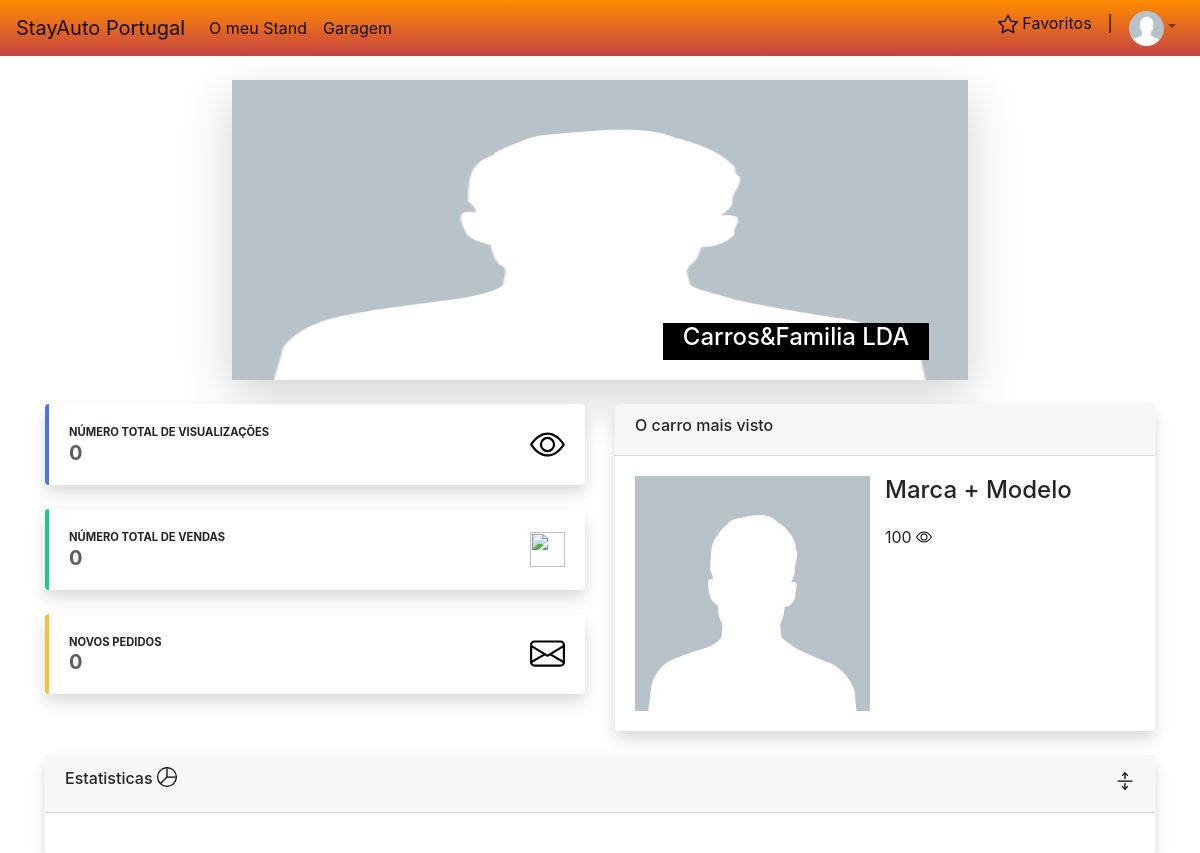
Page /User_Stand/Stand_Dashboard.php (signed in) on the earlier database version.
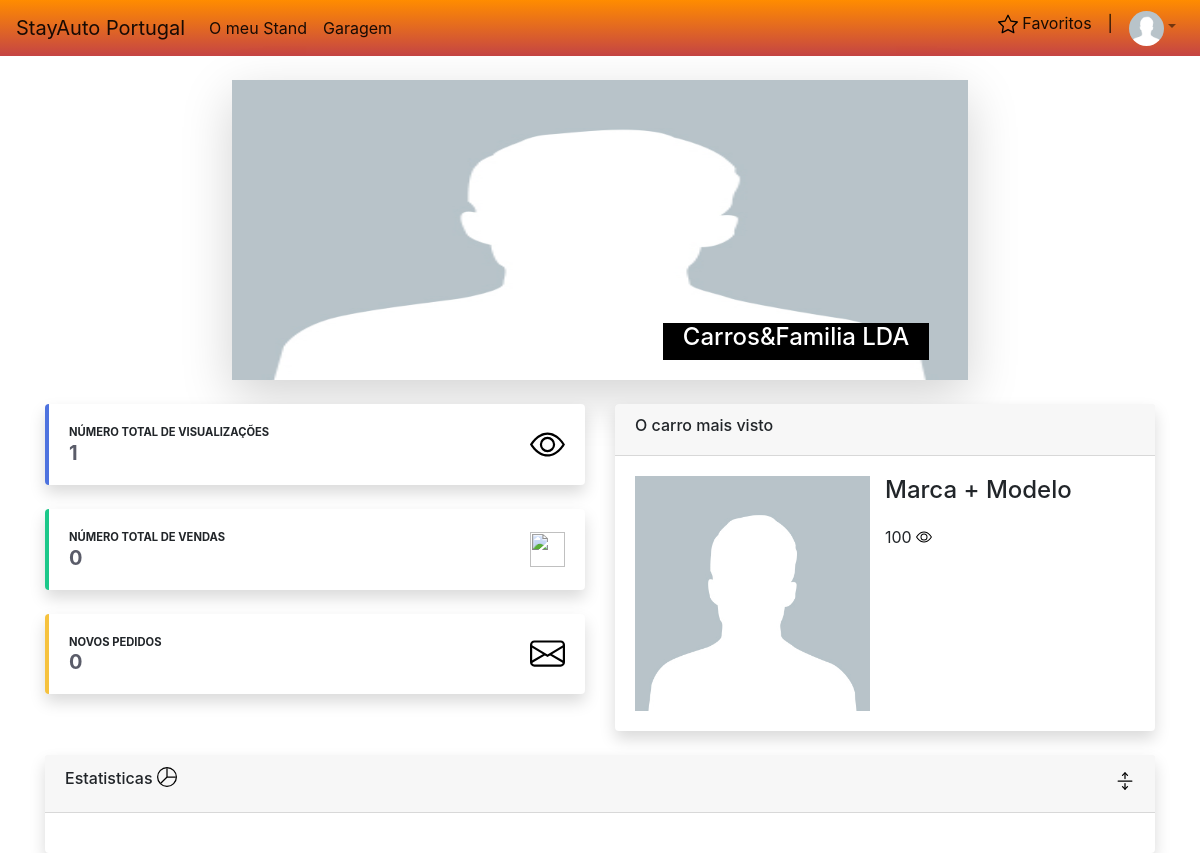
Same page on the later database version.
### tables this page shows
CREATE TABLE `stands` (
  `Stand_Id` int(11) NOT NULL,
  `User_Id` int(11) NOT NULL,
  `Phone` varchar(15) NOT NULL,
  `Adress` varchar(90) NOT NULL,
  `Locality` varchar(50) NOT NULL,
  `Name` varchar(50) NOT NULL,
  `Views` int(11) DEFAULT NULL,
  `CreatedStand` datetime NOT NULL DEFAULT CURRENT_TIMESTAMP,
  `UpdatedStand` datetime DEFAULT NULL ON UPDATE CURRENT_TIMESTAMP
);

### assets/stand_user.php (called while the page is built, shortened)
<?php
function returnStand($id, $con)
{
    if (isset($id)) {
        $sql = "SELECT * FROM Stands WHERE User_Id = '$id'";
        $Result = $con->query($sql);
        if ($Result->num_rows == 1) {
            if ($row = $Result->fetch_array()) {
                return $row;
            }
        } else {
            return null;
        }
    } else {
        return null;
    }
}

### User_Stand/Stand_Dashboard.php (the view, shortened to what this page needs)
<?php
include_once('../Public/config.php');
include_once('../assets/stand_user.php');
$data[] = returnStand($_SESSION['Id'], $con);
include("../includes/header.php");
include("../includes/menu.php");
?>
<div class="container-fluid">
    <div class="row">
        <div class="col-md-2 col-sm-1">
        </div>
        <div class="col-md-8 col-sm-10 mt-4">
            <img src="<?php echo ROOT_PATH . 'Public/Images/Profile/defult_user.jpg' ?>" alt="<?php echo $data[0]['Name'] ?>" id="photo" class="shadow-lg">
            <div class="bottom-right-stand mr-4">
                <h4><?php echo $data[0]["Name"] ?></h4>
            </div>
        </div>
        <div class="col-md-2 col-sm-1">
        </div>
    </div>
</div>
<div class="container mt-4">
    <div class="row">
        <div class="col-md">
            <div class="card shadow border-left-primary mb-4">
                <div class="card-body">
                    <div class="row aling-items-center no-gutters">
                        <div class="col mr-2">
                            <div class="text-uppercase font-weight-bold text-xs">
                                Número Total de Visualizações
                            </div>
                            <div class="text-dark font-weight-bold h5 mb-0">
                                <?php echo $data[0]["Views"]?>
                            </div>
                        </div>
                        <div class="col-auto text-gray">
                            <img src="<?= ROOT_PATH ?>icons/eye.svg" style="width: 35px; height: 35px;">
                        </div>
                    </div>
                </div>
            </div>
            <div class="card shadow border-left-success mb-4">
                <div class="card-body">
                    <div class="row aling-items-center no-gutters">
                        <div class="col mr-2">
                            <div class="text-uppercase font-weight-bold text-xs">
                                Número Total de Vendas
                            </div>
                            <div class="text-dark font-weight-bold h5 mb-0">
                                0
                            </div>
                        </div>
                        <div class="col-auto text-gray">
                            <img src="<?= ROOT_PATH ?>icons/euro.svg" style="width: 35px; height: 35px;">
                        </div>
                    </div>
                </div>
            </div>
            <div class="card shadow border-left-warning mb-4">
                <div class="card-body">
                    <div class="row aling-items-center no-gutters">
                        <div class="col mr-2">
                            <div class="text-uppercase font-weight-bold text-xs">
                                Novos Pedidos
                            </div>
                            <div class="text-dark font-weight-bold h5 mb-0">
                                0
                            </div>
                        </div>
                        <div class="col-auto text-gray">
                            <img src="<?= ROOT_PATH ?>icons/envelope.svg" style="width: 35px; height: 35px;">
                        </div>
                    </div>
                </div>
            </div>
        </div>
        <div class="col-md">
            <div class="card shadow">
                <div class="card-header">
                    <h6>O carro mais visto</h6>
                </div>
                <div class="card-body">
                    <div class="row">
                        <div class="col-md-6">
                            <img src="<?php echo ROOT_PATH . 'Public/Images/Profile/defult_user.jpg' ?>" alt="" style="width: 100%; height: 100%;">
                        </div>
                        <div class="col-md-6">
                            <div class="row card-title">
                                <h4>Marca + Modelo</h4>
                            </div>
                            <div class="row">
                                100<img class="ml-1" src="<?= ROOT_PATH ?>icons/eye.svg">
                            </div>
                        </div>
                    </div>
                </div>
            </div>
        </div>
    </div>
    <div class="card shadow mt-4">
        <div class="card-header">
            <div class="row">
                <div class="col-md-10 col-sm-10">
                    <h6>Estatisticas <img src="<?php echo ROOT_PATH ?>Icons/pie-chart.svg" style="margin-bottom: 5px;width: 20px;height: 20px;"></img></h6>
                </div>
                <div class="col-md-2 col-sm-2 text-right">
                    <a type="button" onclick="Statistics()"><img src="<?php echo ROOT_PATH ?>Icons/arrows-Expand.svg" style="width: 20px; height: 20px" id="IMG_CBS"></a>
                </div>
            </div>
        </div>
        <div class="card-body" id="CBS">
        </div>
    </div>
</div>
<?php include("../includes/footer.php"); ?>

### Includes/header.php (shortened to what this page needs)
<!DOCTYPE html>
<html lang="en">
<head>
    <link rel="stylesheet" href="<?php echo ROOT_PATH; ?>bootstrap/css/bootstrap.min.css">
    <link rel="stylesheet" href="<?php echo ROOT_PATH; ?>bootstrap/css/fontawesome.min.css">
</head>
<body>

### Includes/menu.php (shortened to what this page needs)
<nav class="navbar navbar-expand-md navbar-light gradient-color">
        <a class="navbar-brand" href="<?= ROOT_PATH ?>index.php">StayAuto Portugal</a>
        <div class="collapse navbar-collapse  mr-auto" id="navbarSupportedContent">
            <ul class="navbar-nav mr-auto">
                <li class="nav-item active">
                    <?php
                    if (isset($_SESSION['Profile']) && $_SESSION['Profile'] == '0') {
                        echo '<li class="nav-item active">
                    <a href="' . ROOT_PATH . 'User_Admin/Admin_Dashboard.php" class="nav-link">Dashbord</a>
                    </li>';
                        echo '<div class="nav-item dropdown">
                            <a class="nav-link dropdown-toggle" data-toggle="dropdown">Gestão</a>
                            <ul class="dropdown-menu dropdown-menu-left">
                            <a class="dropdown-item" href="' . ROOT_PATH . 'User_Admin/Index_Users.php">Utilizadores</a>
                            <a class="divider"></a>
                            <a class="dropdown-item text-danger" href="' . ROOT_PATH . 'User_Admin/Index_Ban.php">Denuncias</a>
                            </li>
                        </div>';
                    } else if (isset($_SESSION['Profile']) && $_SESSION['Profile'] == '2') {
                        echo ' <li class="nav-item active">
                    <a href="' . ROOT_PATH . 'User_Stand/Stand_Dashboard.php" class="nav-link">O meu Stand</a>
                    </li>
                    <li class="nav-item active">
                    <a href="' . ROOT_PATH . 'User_Stand/Garage.php" class="nav-link">Garagem</a>
                    </li>';
                    } else {
                        echo '<a href="" class="nav-link"><img src="' . ROOT_PATH . 'Icons/Car.svg" width="25px" height="30px"> Carros</a>';
                    }
                    ?>
                </li>
            </ul>
            <ul class="navbar-nav ml-auto">
                <li class="nav-item active">
                    <a class="nav-link" type="button" class="btn btn-primary"><img src="<?php echo ROOT_PATH ?>icons/star.svg" width="20px" height="20px"> Favoritos</a>
                </li>
                <li class="nav-item active">
                    <a class="nav-link">|</a>
                </li>
                <div class="nav-item dropdown">
                    <?php
                    if (!isset($_SESSION['Id']) || empty($_SESSION['Id'])) {
                        echo '<a href="Login.php" class="nav-link" type="button" class="btn btn-primary"><img src="' . ROOT_PATH . 'icons/person.svg" width="20px" height="20px">Conta</a>';
                    } else {
                        echo '<a class="nav-link dropdown-toggle" data-toggle="dropdown"><img src="' . ROOT_PATH . 'Public/Images/Profile/defult_user.jpg" Class="rounded-circle text-center"/></a>
                        <ul class="dropdown-menu dropdown-menu-right">
                            <a class="dropdown-item" href="' . ROOT_PATH . 'User/Profile.php">Perfil</a>
                            <a class="dropdown-item" href="' . ROOT_PATH . 'logout.php">Logout</a>
                        </ul>';
                    }
                    ?>
                </div>
            </ul>
        </div>
    </nav>

### Includes/footer.php (shortened to what this page needs)
</body>
</html>

### Includes/header.php (style rules this page uses)
.card { border: 1px #8c8e8cd1; }
.container-fluid { padding-left: 40px; padding-right: 40px; }
.text-dark { color: #5a5c69 !important; }
.rounded-circle { object-fit: cover; Width: 35px; Height: 35px; }
.nav-link { padding: 0 0 0; }
.gradient-color { background-color: darkorange; background-image: linear-gradient(180deg, darkorange, #c54444); }
.border-left-primary { border-left: .25rem solid #4e73df !important; }
.border-left-success { border-left: .25rem solid #1cc88a !important; }
.border-left-warning { border-left: .25rem solid #f6c23e !important; }
.text-xs { font-size: .7rem; }
.aling-items-center { align-items: center !important; }
.no-gutters { margin-right: 0; margin-left: 0; }
#photo { width: 100%; height: 300px; }
.bottom-right-stand { position: absolute; bottom: 20px; right: 30px; background-color: black; color: white; padding-left: 20px; padding-right: 20px; }

Differences in the rows shown:
changed stands "Carros&Familia LDA": Views "0" → "1"
